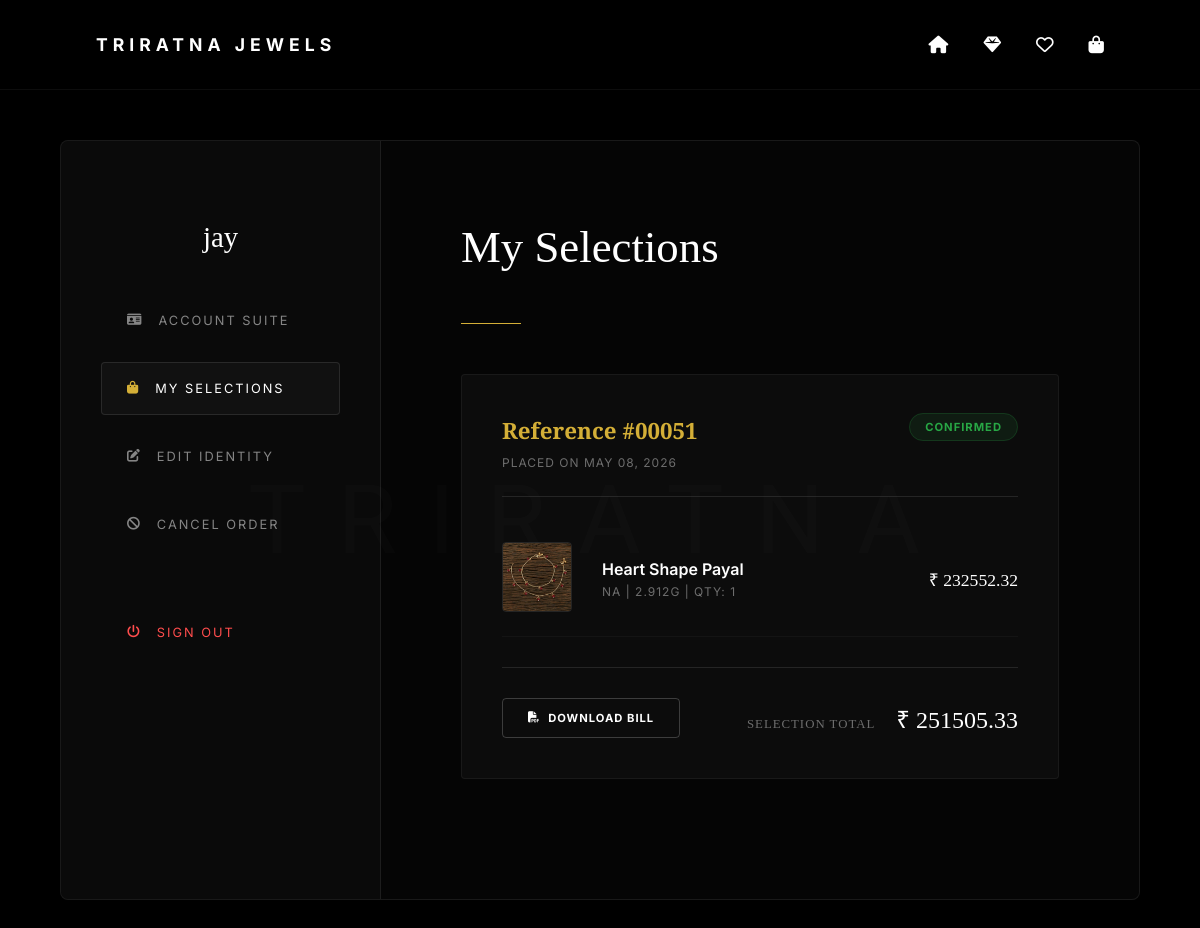
The page /profile/orders/ (signed in) on the database its author committed.
### main/models.py (models this page shows, shortened)
class RegisterUser(models.Model):
    first_name = models.CharField(max_length=100,blank=True, null=True)
    last_name = models.CharField(max_length=100,blank=True, null=True)
    phone_number = models.CharField(max_length=15,blank=True, null=True)
    address = models.TextField(blank=True, null=True)
    email = models.EmailField(unique=True)
    password = models.CharField(max_length=255)

class Order(models.Model):
    user = models.ForeignKey(RegisterUser, on_delete=models.CASCADE)
    base_amount = models.DecimalField(max_digits=12, decimal_places=2, default=0)
    making_charges = models.DecimalField(max_digits=12, decimal_places=2, default=0)
    discount_amount = models.DecimalField(max_digits=12, decimal_places=2, default=0)
    gst_amount = models.DecimalField(max_digits=12, decimal_places=2, default=0)
    total_amount = models.DecimalField(max_digits=12, decimal_places=2)
    payment_method = models.CharField(max_length=50) # 'pay_at_shop' or 'online'
    pickup_date = models.DateField(null=True, blank=True)
    pickup_time = models.TimeField(null=True, blank=True)
    order_date = models.DateTimeField(auto_now_add=True)
    is_paid = models.BooleanField(default=False)

class OrderItem(models.Model):
    order = models.ForeignKey(Order, related_name='items', on_delete=models.CASCADE)
    jewellery = models.ForeignKey(Jewellery, on_delete=models.CASCADE)
    quantity = models.PositiveIntegerField()
    price = models.DecimalField(max_digits=12, decimal_places=2)
    @property
    def line_total(self):
        return self.price * self.quantity

class Jewellery(models.Model):
    MATERIAL_CHOICES = [
        ('gold', 'Gold'),
        ('silver', 'Silver'),
        ('platinum', 'Platinum'),
        ('diamond', 'Diamond'),
        ('ruby', 'Ruby'),
        ('emerald', 'Emerald'),
        ('others', 'Others'),
    ]
    material_type = models.CharField(max_length=20, choices=MATERIAL_CHOICES, default='gold')
    TYPE_CHOICES = [
        ('ring', 'Ring'),
        ('necklace', 'Necklace'),
        ('earring', 'Earring'),
        ('bracelet', 'Bracelet'),
        ('bangles','Bangles'),
        ('payal','payal')
    ]
    type = models.CharField(max_length=20, choices=TYPE_CHOICES, default='ring')
    name = models.CharField(max_length=200)
    image = models.ImageField(upload_to='jewellery/')
    weight = models.DecimalField(
        max_digits=10,
        decimal_places=3,
        default=0,
        help_text="Weight in grams (Use Carats for Diamond/Ruby weight equivalent in grams)"
    )
    karat = models.CharField(
        max_length=10,
        choices=[
            ('22K', '22 Karat'),
            ('24K', '24 Karat'),
            ('NA', 'Not Applicable')
        ],
        default='22K'
    )
    manual_rate = models.DecimalField(
        max_digits=10,
        decimal_places=2,
        default=0,
        help_text="Rate per gram (Applicable for non-gold/silver items)"
    )
    price = models.DecimalField(max_digits=12, decimal_places=2, editable=False, default=0)
    stock_quantity = models.PositiveIntegerField(default=1)
    is_in_stock = models.BooleanField(default=True)
    is_featured = models.BooleanField(default=False)
    is_best_seller = models.BooleanField(default=False)
    is_recommended = models.BooleanField(default=False)
    description = models.TextField(blank=True, null=True, help_text="Story and craftsmanship details for the editorial section")
    views_count = models.PositiveIntegerField(default=0)
    sales_count = models.PositiveIntegerField(default=0)

### main/views.py (the view)
# urls.py: path("profile/orders/", order_history, name="order_history"),
def order_history(request):
    user = get_current_user(request)
    if not user:
        return redirect('login')
    orders = Order.objects.filter(user=user).order_by('-order_date').prefetch_related('items__jewellery')
    context = get_common_context(request)
    context['orders'] = orders
    return render(request, "order_history.html", context)

### main/views.py (called while the page is built, shortened)
def get_current_user(request):
    user_id = request.session.get("user_id")
    if user_id:
        try:
            return RegisterUser.objects.get(id=user_id)
        except RegisterUser.DoesNotExist:
            return None
    return None

def get_session_id(request):
    if not request.session.session_key:
        request.session.create()
    return request.session.session_key

def get_common_context(request):
    user = get_current_user(request)
    session_id = get_session_id(request)
    cart_count = 0
    wishlist_count = 0
    wishlist_ids = []
    if user:
        cart_count = CartItem.objects.filter(user=user).aggregate(Sum('quantity'))['quantity__sum'] or 0
        wishlist_count = WishlistItem.objects.filter(user=user, moved_to_cart=False).count()
        wishlist_ids = list(WishlistItem.objects.filter(user=user).values_list('jewellery_id', flat=True))
    site_setting = SiteSetting.objects.first()
    whatsapp_number = site_setting.whatsapp_number if (site_setting and site_setting.whatsapp_number) else "919876543210"
    return {
        'cart_count': cart_count,
        'wishlist_count': wishlist_count,
        'wishlist_ids': wishlist_ids,
        'MEDIA_URL': settings.MEDIA_URL,
        'whatsapp_number': whatsapp_number,
    }

### templates/order_history.html (shortened to what this page needs)
{% load static %}
<!DOCTYPE html>
<html lang="en">
<head>
    <link rel="stylesheet" href="https://cdnjs.cloudflare.com/ajax/libs/font-awesome/6.5.1/css/all.min.css">
</head>
<body>
    <nav class="tr-nav" id="mainNav">
        <span class="logo-text">TRIRATNA JEWELS</span>
        <div style="display:flex; gap: 35px; align-items: center; height: 100%;">
            <a href="{% url 'home' %}" title="Home" class="tr-nav-icon"><i class="fa-solid fa-house"></i></a>
            <a href="{% url 'catalog' %}" title="Collection" class="tr-nav-icon"><i class="fa-solid fa-gem"></i></a>
            <a href="{% url 'wishlist_view' %}" title="Wishlist" class="tr-nav-icon"><i class="fa-regular fa-heart"></i></a>
            <a href="{% url 'cart_view' %}" title="Cart" class="tr-nav-icon"><i class="fa-solid fa-shopping-bag"></i></a>
        </div>
    </nav>
    <div class="tr-layout-wrapper">
        <div class="tr-main-card">
            <aside class="tr-sidebar">
                <div class="tr-user-info">
                    <h2>{{ request.session.first_name }}</h2>
                </div>
                <nav class="tr-side-menu">
                    <a href="javascript:void(0)" onclick="navigateAccount('{% url 'profile_view' %}')" class="tr-menu-link">
                        <i class="fa-solid fa-id-card"></i> Account Suite
                    </a>
                    <a href="javascript:void(0)" onclick="navigateAccount('{% url 'order_history' %}')" class="tr-menu-link active">
                        <i class="fa-solid fa-bag-shopping"></i> My Selections
                    </a>
                    <a href="{% url 'edit_profile' %}?edit=1" class="tr-menu-link">
                        <i class="fa-solid fa-pen-to-square"></i> Edit Identity
                    </a>
                    <a href="{% url 'cancel_order_form' %}" class="tr-menu-link">
                        <i class="fa-solid fa-ban"></i> Cancel Order
                    </a>
                    <a href="{% url 'logout' %}" class="tr-menu-link" style="color: #ff4d4d; margin-top: 40px;">
                        <i class="fa-solid fa-power-off"></i> Sign Out
                    </a>
                </nav>
            </aside>
            <main class="tr-history-main">
                <h1 class="tr-section-title">My Selections</h1>
                <div class="tr-gold-line"></div>
                {% if orders %}
                    {% for order in orders %}
                    <div class="tr-order-card">
                        <div class="tr-order-top">
                            <div class="tr-order-info">
                                <h3>Reference #{{ order.id|stringformat:"05d" }}</h3>
                                <span>Placed on {{ order.order_date|date:"F d, Y" }}</span>
                            </div>
                            <div>
                                {% if order.is_canceled %}
                                <span class="tr-status-tag status-cancelled">Cancelled</span>
                                {% elif order.is_paid %}
                                <span class="tr-status-tag status-paid">Confirmed</span>
                                {% else %}
                                <span class="tr-status-tag status-pending">Pending</span>
                                {% endif %}
                            </div>
                        </div>
                        <table class="tr-order-table">
                            <tbody>
                                {% for item in order.items.all %}
                                <tr>
                                    <td style="width: 100px;">
                                        {% if item.jewellery.image %}
                                        <img src="{{ item.jewellery.image.url }}" alt="{{ item.jewellery.name }}" class="tr-item-img">
                                        {% endif %}
                                    </td>
                                    <td>
                                        <div class="tr-item-name">{{ item.jewellery.name }}</div>
                                        <div class="tr-item-specs">{{ item.jewellery.karat }} | {{ item.jewellery.weight }}g | Qty: {{ item.quantity }}</div>
                                    </td>
                                    <td class="tr-price-col">₹ {{ item.line_total|floatformat:2 }}</td>
                                </tr>
                                {% endfor %}
                            </tbody>
                        </table>
                        <div class="tr-order-bottom">
                            <a href="{% url 'download_invoice' order.id %}" class="tr-btn-small">
                                <i class="fa-solid fa-file-pdf"></i>
                                {% if order.payment_method == 'pay_at_shop' %}Download Voucher{% else %}Download Bill{% endif %}
                            </a>
                            <div class="tr-grand-total">
                                <span style="font-size: 0.8rem; color: rgba(255,255,255,0.4); text-transform: uppercase; letter-spacing: 1px; margin-right: 15px;">Selection Total</span>
                                ₹ {{ order.total_amount|floatformat:2 }}
                            </div>
                        </div>
                    </div>
                    {% endfor %}
                {% endif %}
            </main>
        </div>
    </div>
</body>
</html>

### rows shown on the page
RegisterUser: session.first_name "jay"
Order: id "00051", order_date "MAY 08, 2026", is_paid "CONFIRMED", payment_method "DOWNLOAD BILL", total_amount "251505.33"
OrderItem: jewellery.image (picture), jewellery.name "Heart Shape Payal", jewellery.karat "NA", jewellery.weight "2.912", quantity "1", line_total "232552.32"
